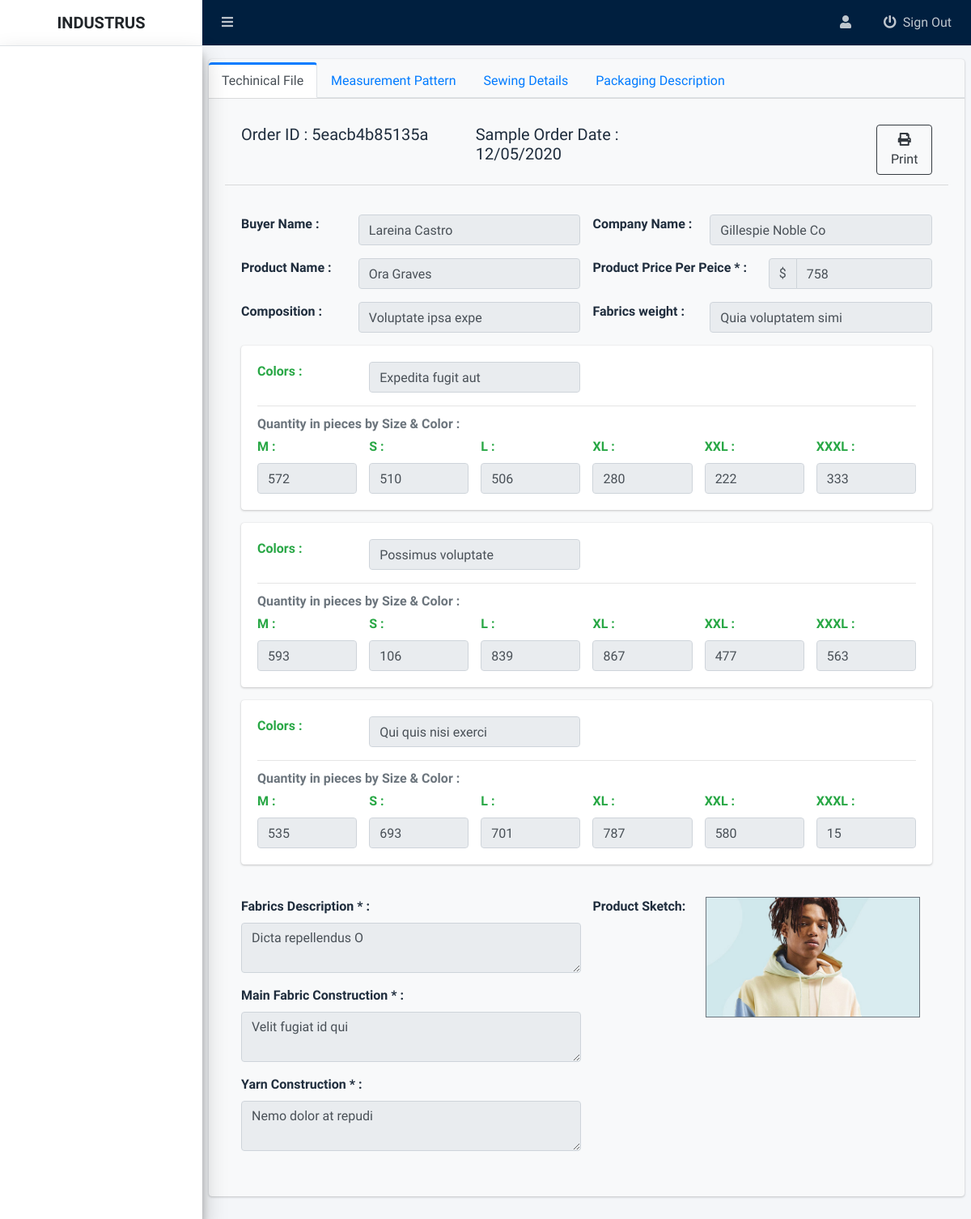
Page /admin/view-order-details?order-id=5eacb4b85135a on the committed database.
### tables this page shows
CREATE TABLE `order_details` (
  `orderId` varchar(50) NOT NULL,
  `user_id` int(11) NOT NULL,
  `buyerName` varchar(200) NOT NULL,
  `companyName` varchar(200) NOT NULL,
  `productName` varchar(100) NOT NULL,
  `productPrice` varchar(100) NOT NULL,
  `composition` varchar(100) NOT NULL,
  `fabricsWeight` varchar(100) NOT NULL,
  `samplePcs` varchar(10) NOT NULL,
  `fabricConstruction` varchar(100) NOT NULL,
  `febricDescription` varchar(100) NOT NULL,
  `productSketch` varchar(200) NOT NULL,
  `yarnDescription` varchar(150) NOT NULL,
  `frontMeasurementSketch` varchar(200) NOT NULL,
  `backMeasurementSketch` varchar(200) NOT NULL,
  `collarMeasurementSketch` varchar(200) NOT NULL,
  `frontSewingSkecth` varchar(200) NOT NULL,
  `frontPlacketSkecth` varchar(200) NOT NULL,
  `slideSlitSkecth` varchar(200) NOT NULL,
  `pcs_per_box` varchar(15) NOT NULL,
  `shipmentDate` varchar(100) NOT NULL,
  `detailOrderDate` varchar(100) DEFAULT NULL,
  `sampleOrderDate` varchar(100) NOT NULL,
  `status` int(11) NOT NULL DEFAULT 0 COMMENT '0=sampledefault,1=sample_accepted,2=sample_rejected,3=pendingDetails,4 = userImputted,5=task-allocated,6=Order-in-production'
);

CREATE TABLE `order_colors_quantity` (
  `id` int(11) NOT NULL,
  `order_id` varchar(50) NOT NULL,
  `color` varchar(50) NOT NULL,
  `sQuantity` varchar(20) NOT NULL,
  `mQuantity` varchar(20) NOT NULL,
  `lQuantity` varchar(20) NOT NULL,
  `xlQuantity` varchar(20) NOT NULL,
  `xxlQuantity` varchar(20) NOT NULL,
  `xxxlQuantity` varchar(20) NOT NULL,
  `total` int(11) NOT NULL
);

### admin/view-order-details.php (the view, shortened to what this page needs)
<?php
include 'includes/admin-header.php';
include 'includes/admin-navbar.php';
include 'includes/admin-sidebar.php';
$conn = connect();
if (isset($_GET['order-id'])) {
    $sql = "SELECT * FROM order_details WHERE orderId = ?";
    $stmt = $conn->prepare($sql);
    $stmt->bind_param("s", $id);
    $id = $_GET['order-id'];
    $stmt->execute();
    $result = $stmt->get_result();
    $row = $result->fetch_assoc();
    $query = "SELECT * FROM order_colors_quantity WHERE order_id = ?";
    $stmt = $conn->prepare($query);
    $stmt->bind_param("s", $id);
    $stmt->execute();
    $result2 = $stmt->get_result();
    while ($data = $result2->fetch_assoc()) {
        $colors[] = $data;
    }
} else {
    return;
}
?>
<section class="content py-3" id="printableArea">
    <div class="card card-primary card-outline bg-light card-outline-tabs">
        <div class="card-header p-0 pt-1 print">
            <ul class="nav nav-tabs" id="custom-tabs-one-tab" role="tablist">
                <li class="nav-item">
                    <a class="nav-link active" id="custom-tabs-one-home-tab" data-toggle="pill" href="#custom-tabs-one-home" role="tab" aria-controls="custom-tabs-one-home" aria-selected="true">Techinical File</a>
                </li>
                <li class="nav-item">
                    <a class="nav-link" id="custom-tabs-one-profile-tab" data-toggle="pill" href="#custom-tabs-one-profile" role="tab" aria-controls="custom-tabs-one-profile" aria-selected="false">Measurement Pattern</a>
                </li>
                <li class="nav-item">
                    <a class="nav-link" id="custom-tabs-one-messages-tab" data-toggle="pill" href="#custom-tabs-one-messages" role="tab" aria-controls="custom-tabs-one-messages" aria-selected="false">Sewing Details</a>
                </li>
                <li class="nav-item">
                    <a class="nav-link" id="custom-tabs-one-settings-tab" data-toggle="pill" href="#custom-tabs-one-settings" role="tab" aria-controls="custom-tabs-one-settings" aria-selected="false">Packaging Description</a>
                </li>
            </ul>
        </div>
        <div class="card-body">
            <div class="tab-content" id="custom-tabs-one-tabContent">
                <div class="tab-pane fade show active" id="custom-tabs-one-home" role="tabpanel" aria-labelledby="custom-tabs-one-home-tab">
                    <div class="card-header">
                        <div class="row">
                            <div class="col-sm-4">
                                <h5> Order ID :&nbsp;<?= $row['orderId'] ?></h5>
                            </div>
                            <div class="col-sm-4">
                                <h5>Sample Order Date : <?= $row['sampleOrderDate'] ?></h5>
                            </div>
                            <div class="col-sm-4">
                                <button class=" btn btn-outline-dark col-sm-3  float-right print" onclick="printDiv('printableArea')"><i class="fas fa-print"></i> Print</button>
                            </div>
                        </div>
                    </div>
                    <div class="card-body mt-3">
                        <div class="row mb-3">
                            <div class="col-sm-2">
                                <label for="buyerName" class="control-label"><b>Buyer Name :</b></label>
                            </div>
                            <div class="col-sm-4">
                                <input type="text" class="form-control" id="buyerName" name="buyerName" value="<?= $row['buyerName'] ?>" disabled>
                            </div>
                            <div class="col-sm-2">
                                <label for="companyName" class="control-label"><b>Company Name :</b></label>
                            </div>
                            <div class="col-sm-4">
                                <input type="text" class="form-control" value="<?= $row['companyName'] ?>" disabled>
                            </div>
                        </div>
                        <div class="row mb-3">
                            <div class="col-sm-2">
                                <label for="productName" class="control-label"><b>Product Name :</b></label>
                            </div>
                            <div class="col-sm-4">
                                <input type="text" class="form-control" value="<?= $row['productName'] ?>" disabled>
                            </div>
                            <div class="col-sm-3">
                                <label for="productName" class="control-label"><b>Product Price Per Peice <span class="error">*</span> :</b></label>
                            </div>
                            <div class="col-sm-3">
                                <div class="input-group">
                                    <div class="input-group-prepend">
                                        <span class="input-group-text">$</span>
                                    </div>
                                    <input type="text" class="form-control num" aria-label="Amount (to the nearest dollar)" value="<?= $row['productPrice'] ?>" disabled>
                                </div>
                            </div>
                        </div>
                        <div class="row mb-3">
                            <div class="col-sm-2">
                                <label for="composition" class="control-label"><b>Composition :</b></label>
                            </div>
                            <div class="col-sm-4">
                                <input type="text" class="form-control" value="<?= $row['composition'] ?>" disabled>
                            </div>
                            <div class="col-sm-2">
                                <label for="fabricsWeight" class="control-label"><b>Fabrics weight
                                        :</b></label>
                            </div>
                            <div class="col-sm-4">
                                <input type="text" class="form-control" value="<?= $row['fabricsWeight'] ?>" disabled>
                            </div>
                        </div>
                        <?php
                        foreach ($colors as $key => $value) {
                        ?>
                            <div class="card border-success">
                                <div class="card-body text-success">
                                    <div class="mb-2 row">
                                        <div class="col-sm-2">
                                            <label for="colors" class="control-label"><b>Colors :</b></label>
                                        </div>
                                        <div class="col-sm-4">
                                            <input type="text" class="form-control" value="<?= $value['color'] ?>" disabled>
                                        </div>
                                    </div>
                                    <hr>
                                    <div class="card-subtitle mb-1 text-muted"><b>Quantity in pieces by Size & Color :</b></div>
                                    <div class="row">
                                        <div class="col-sm-2">
                                            <label for="mQuantity" class="control-label">M :</label>
                                            <input type="text" class="form-control" value="<?= $value['mQuantity'] ?>" disabled>
                                        </div>
                                        <div class="col-sm-2">
                                            <label for="sQuantity" class="">S :</label>
                                            <input type="text" class="form-control" value="<?= $value['sQuantity'] ?>" disabled>
                                        </div>
                                        <div class="col-sm-2">
                                            <label for="lQuantity" class="">L :</label>
                                            <input type="text" class="form-control" value="<?= $value['lQuantity'] ?>" disabled>
                                        </div>
                                        <div class="col-sm-2">
                                            <label for="xlQuantity" class="control-label">XL :</label>
                                            <input type="text" class="form-control" value="<?= $value['xlQuantity'] ?>" disabled>
                                        </div>
                                        <div class="col-sm-2">
                                            <label for="xxlQuantity" class="">XXL :</label>
                                            <input type="text" class="form-control" value="<?= $value['xxlQuantity'] ?>" disabled>
                                        </div>
                                        <div class="col-sm-2">
                                            <label for="xxxlQuantity" class="">XXXL :</label>
                                            <input type="text" class="form-control" value="<?= $value['xxxlQuantity'] ?>" disabled>
                                        </div>
                                    </div>
                                </div>
                            </div>
                        <?php } ?>
                        <div class="row">
                            <div class="col-sm-6">
                                <div class="form-group">
                                    <label for="febricDescription"><b>Fabrics Description <span class="error">*</span> :</b></label>
                                    <textarea class="form-control" rows="2" disabled><?= $row['febricDescription'] ?></textarea>
                                </div>
                                <div class="form-group">
                                    <label for="fabricConstruction" class="control-label"><b>Main Fabric Construction <span class="error">*</span> :</b></label>
                                    <textarea class="form-control" rows="2" disabled><?= $row['fabricConstruction'] ?></textarea>
                                </div>
                                <div class="form-group">
                                    <label for="yarnDescription" class="control-label"><b>Yarn Construction <span class="error">*</span> :</b></label>
                                    <textarea class="form-control" rows="2" disabled><?= $row['yarnDescription'] ?></textarea>
                                </div>
                            </div>
                            <div class="row col-sm-6">
                                <div class="col-sm-4">
                                    <label for="myImg" class="control-label"><b>Product Sketch:</b></label>
                                </div>
                                <div class="col-sm-8">
                                    <a href="../img/samples/<?= $row['productSketch'] ?>" data-toggle="lightbox" data-title="product Sketch" data-gallery="gallery">
                                        <img src="../img/samples/<?= $row['productSketch'] ?>" class="img-fluid mb-2 border border-secondary" alt="product Sketch" />
                                    </a>
                                </div>
                            </div>
                        </div>
                    </div>
                </div>
            </div>
        </div>
    </div>
</section>
<?php include 'includes/admin-footer.php'; ?>
</body>
</html>

### rows in the picture
order_details: orderId "5eacb4b85135a", sampleOrderDate "12/05/2020", buyerName "Lareina Castro", companyName "Gillespie Noble Co", productName "Ora Graves", productPrice "758", composition "Voluptate ipsa expe", fabricsWeight "Quia voluptatem simi", febricDescription "Dicta repellendus O", fabricConstruction "Velit fugiat id qui", yarnDescription "Nemo dolor at repudi", productSketch (picture)
order_colors_quantity: color "Expedita fugit aut", mQuantity "572", sQuantity "510", lQuantity "506", xlQuantity "280", xxlQuantity "222", xxxlQuantity "333"
order_colors_quantity: color "Possimus voluptate", mQuantity "593", sQuantity "106", lQuantity "839", xlQuantity "867", xxlQuantity "477", xxxlQuantity "563"
order_colors_quantity: color "Qui quis nisi exerci", mQuantity "535", sQuantity "693", lQuantity "701", xlQuantity "787", xxlQuantity "580", xxxlQuantity "15"
